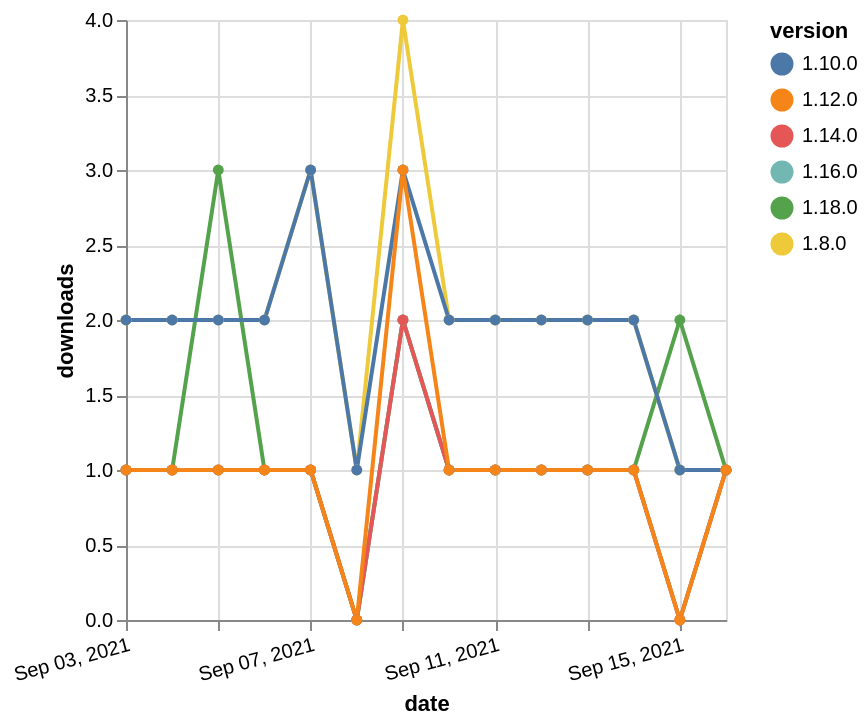

Vega-Lite specification stored for this chart:
### Vega-Lite specification from a JSON file in a GitHub repository (floating-point values rounded to 4 significant figures)
{"$schema": "https://vega.github.io/schema/vega-lite/v5.json", "description": "A simple bar chart with embedded data.", "data": {"values": [{"date": "2021-09-03", "total": 165, "delta": 1, "version": "1.18.0"}, {"date": "2021-09-04", "total": 166, "delta": 1, "version": "1.18.0"}, {"date": "2021-09-05", "total": 169, "delta": 3, "version": "1.18.0"}, {"date": "2021-09-06", "total": 170, "delta": 1, "version": "1.18.0"}, {"date": "2021-09-07", "total": 171, "delta": 1, "version": "1.18.0"}, {"date": "2021-09-08", "total": 171, "delta": 0, "version": "1.18.0"}, {"date": "2021-09-09", "total": 173, "delta": 2, "version": "1.18.0"}, {"date": "2021-09-10", "total": 174, "delta": 1, "version": "1.18.0"}, {"date": "2021-09-11", "total": 175, "delta": 1, "version": "1.18.0"}, {"date": "2021-09-12", "total": 176, "delta": 1, "version": "1.18.0"}, {"date": "2021-09-13", "total": 177, "delta": 1, "version": "1.18.0"}, {"date": "2021-09-14", "total": 178, "delta": 1, "version": "1.18.0"}, {"date": "2021-09-15", "total": 180, "delta": 2, "version": "1.18.0"}, {"date": "2021-09-16", "total": 181, "delta": 1, "version": "1.18.0"}, {"date": "2021-09-03", "total": 2332, "delta": 2, "version": "1.8.0"}, {"date": "2021-09-04", "total": 2334, "delta": 2, "version": "1.8.0"}, {"date": "2021-09-05", "total": 2336, "delta": 2, "version": "1.8.0"}, {"date": "2021-09-06", "total": 2338, "delta": 2, "version": "1.8.0"}, {"date": "2021-09-07", "total": 2341, "delta": 3, "version": "1.8.0"}, {"date": "2021-09-08", "total": 2342, "delta": 1, "version": "1.8.0"}, {"date": "2021-09-09", "total": 2346, "delta": 4, "version": "1.8.0"}, {"date": "2021-09-10", "total": 2348, "delta": 2, "version": "1.8.0"}, {"date": "2021-09-11", "total": 2350, "delta": 2, "version": "1.8.0"}, {"date": "2021-09-12", "total": 2352, "delta": 2, "version": "1.8.0"}, {"date": "2021-09-13", "total": 2354, "delta": 2, "version": "1.8.0"}, {"date": "2021-09-14", "total": 2356, "delta": 2, "version": "1.8.0"}, {"date": "2021-09-15", "total": 2357, "delta": 1, "version": "1.8.0"}, {"date": "2021-09-16", "total": 2358, "delta": 1, "version": "1.8.0"}, {"date": "2021-09-03", "total": 2228, "delta": 2, "version": "1.10.0"}, {"date": "2021-09-04", "total": 2230, "delta": 2, "version": "1.10.0"}, {"date": "2021-09-05", "total": 2232, "delta": 2, "version": "1.10.0"}, {"date": "2021-09-06", "total": 2234, "delta": 2, "version": "1.10.0"}, {"date": "2021-09-07", "total": 2237, "delta": 3, "version": "1.10.0"}, {"date": "2021-09-08", "total": 2238, "delta": 1, "version": "1.10.0"}, {"date": "2021-09-09", "total": 2241, "delta": 3, "version": "1.10.0"}, {"date": "2021-09-10", "total": 2243, "delta": 2, "version": "1.10.0"}, {"date": "2021-09-11", "total": 2245, "delta": 2, "version": "1.10.0"}, {"date": "2021-09-12", "total": 2247, "delta": 2, "version": "1.10.0"}, {"date": "2021-09-13", "total": 2249, "delta": 2, "version": "1.10.0"}, {"date": "2021-09-14", "total": 2251, "delta": 2, "version": "1.10.0"}, {"date": "2021-09-15", "total": 2252, "delta": 1, "version": "1.10.0"}, {"date": "2021-09-16", "total": 2253, "delta": 1, "version": "1.10.0"}, {"date": "2021-09-03", "total": 191, "delta": 1, "version": "1.16.0"}, {"date": "2021-09-04", "total": 192, "delta": 1, "version": "1.16.0"}, {"date": "2021-09-05", "total": 193, "delta": 1, "version": "1.16.0"}, {"date": "2021-09-06", "total": 194, "delta": 1, "version": "1.16.0"}, {"date": "2021-09-07", "total": 195, "delta": 1, "version": "1.16.0"}, {"date": "2021-09-08", "total": 195, "delta": 0, "version": "1.16.0"}, {"date": "2021-09-09", "total": 197, "delta": 2, "version": "1.16.0"}, {"date": "2021-09-10", "total": 198, "delta": 1, "version": "1.16.0"}, {"date": "2021-09-11", "total": 199, "delta": 1, "version": "1.16.0"}, {"date": "2021-09-12", "total": 200, "delta": 1, "version": "1.16.0"}, {"date": "2021-09-13", "total": 201, "delta": 1, "version": "1.16.0"}, {"date": "2021-09-14", "total": 202, "delta": 1, "version": "1.16.0"}, {"date": "2021-09-15", "total": 202, "delta": 0, "version": "1.16.0"}, {"date": "2021-09-16", "total": 203, "delta": 1, "version": "1.16.0"}, {"date": "2021-09-03", "total": 197, "delta": 1, "version": "1.14.0"}, {"date": "2021-09-04", "total": 198, "delta": 1, "version": "1.14.0"}, {"date": "2021-09-05", "total": 199, "delta": 1, "version": "1.14.0"}, {"date": "2021-09-06", "total": 200, "delta": 1, "version": "1.14.0"}, {"date": "2021-09-07", "total": 201, "delta": 1, "version": "1.14.0"}, {"date": "2021-09-08", "total": 201, "delta": 0, "version": "1.14.0"}, {"date": "2021-09-09", "total": 203, "delta": 2, "version": "1.14.0"}, {"date": "2021-09-10", "total": 204, "delta": 1, "version": "1.14.0"}, {"date": "2021-09-11", "total": 205, "delta": 1, "version": "1.14.0"}, {"date": "2021-09-12", "total": 206, "delta": 1, "version": "1.14.0"}, {"date": "2021-09-13", "total": 207, "delta": 1, "version": "1.14.0"}, {"date": "2021-09-14", "total": 208, "delta": 1, "version": "1.14.0"}, {"date": "2021-09-15", "total": 208, "delta": 0, "version": "1.14.0"}, {"date": "2021-09-16", "total": 209, "delta": 1, "version": "1.14.0"}, {"date": "2021-09-03", "total": 248, "delta": 1, "version": "1.12.0"}, {"date": "2021-09-04", "total": 249, "delta": 1, "version": "1.12.0"}, {"date": "2021-09-05", "total": 250, "delta": 1, "version": "1.12.0"}, {"date": "2021-09-06", "total": 251, "delta": 1, "version": "1.12.0"}, {"date": "2021-09-07", "total": 252, "delta": 1, "version": "1.12.0"}, {"date": "2021-09-08", "total": 252, "delta": 0, "version": "1.12.0"}, {"date": "2021-09-09", "total": 255, "delta": 3, "version": "1.12.0"}, {"date": "2021-09-10", "total": 256, "delta": 1, "version": "1.12.0"}, {"date": "2021-09-11", "total": 257, "delta": 1, "version": "1.12.0"}, {"date": "2021-09-12", "total": 258, "delta": 1, "version": "1.12.0"}, {"date": "2021-09-13", "total": 259, "delta": 1, "version": "1.12.0"}, {"date": "2021-09-14", "total": 260, "delta": 1, "version": "1.12.0"}, {"date": "2021-09-15", "total": 260, "delta": 0, "version": "1.12.0"}, {"date": "2021-09-16", "total": 261, "delta": 1, "version": "1.12.0"}]}, "width": "container", "mark": {"type": "line", "point": {"filled": true}}, "encoding": {"x": {"field": "date", "type": "temporal", "timeUnit": "yearmonthdate", "title": "date", "axis": {"labelAngle": -15}}, "y": {"field": "delta", "type": "quantitative", "title": "downloads"}, "color": {"field": "version", "type": "nominal"}, "tooltip": {"field": "delta"}}}
